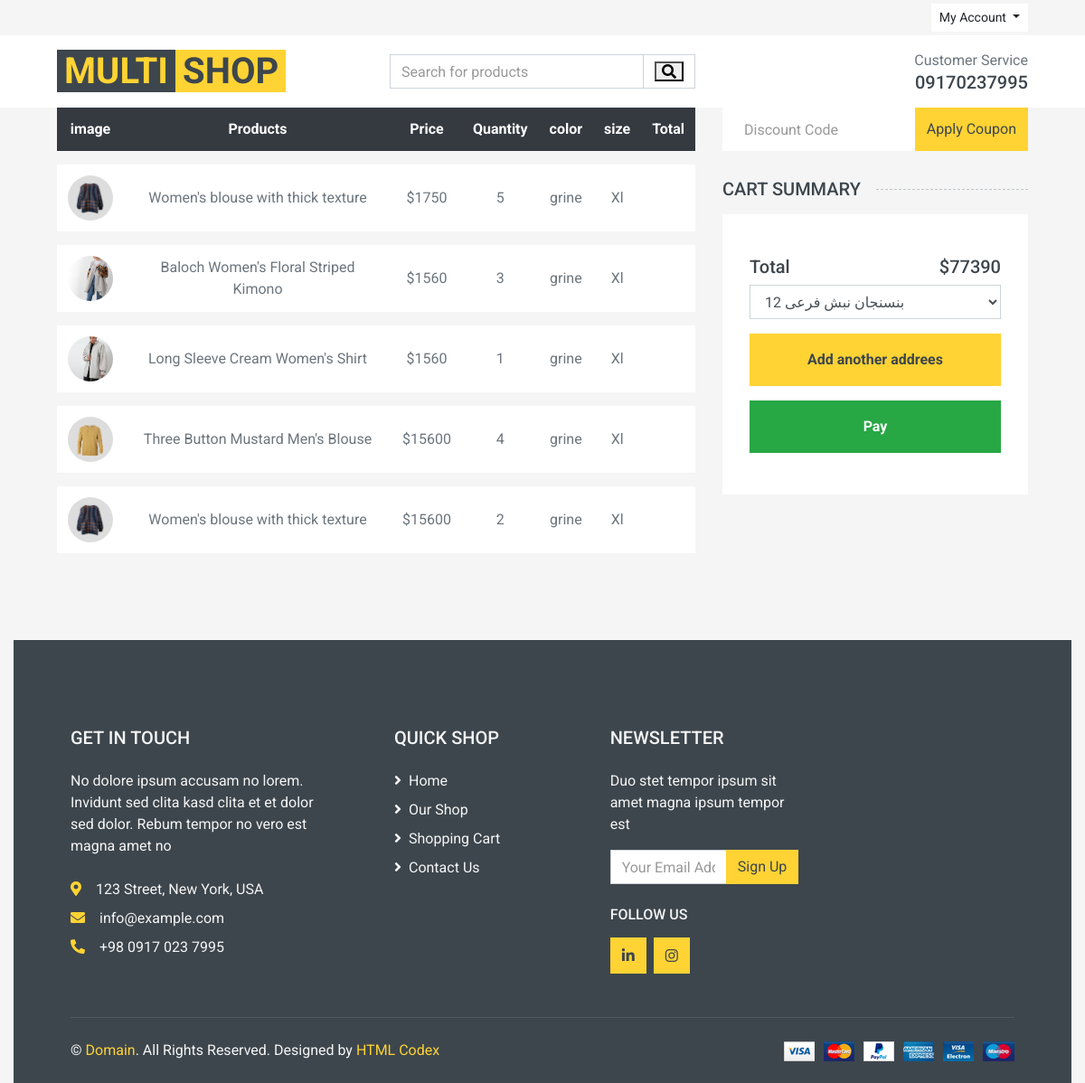
The page /cart/order/22 (signed in) on the database its author committed.
### cart/models.py (models this page shows, shortened)
class OrderItem(models.Model):
    order = models.ForeignKey(Order, on_delete=models.CASCADE, related_name='items')
    product = models.ForeignKey(Product, on_delete=models.CASCADE, related_name='item')
    size = models.CharField(max_length=12)
    color = models.CharField(max_length=12)
    quantity = models.SmallIntegerField(default=0)
    price = models.PositiveIntegerField()

class Order(models.Model):
    user = models.ForeignKey(User, on_delete=models.CASCADE, related_name='orders')
    total_price = models.IntegerField(default=0)
    created_at = models.DateTimeField(auto_now_add=True)
    is_paid = models.BooleanField(default=False)
    status = models.BooleanField(default=False)
    address = models.TextField(blank=True, null=True)

### product/models.py (models this page shows, shortened)
class Product(models.Model):
    featured = models.BooleanField(default=False)
    title = models.CharField(max_length=100, blank=True, null=True)
    category = models.ManyToManyField(Category, null=True, blank=True)
    description = models.TextField(null=True, blank=True)
    price = models.IntegerField(null=True, blank=True)
    discount = models.SmallIntegerField(null=True, blank=True)
    image = models.ImageField(null=True)
    size = models.ManyToManyField(Size, related_name="products", null=True, blank=True)
    color = models.ManyToManyField(Color, related_name="color", blank=True, null=True)
    status = models.BooleanField(null=True, default=True)
    created_at = models.DateTimeField(auto_now_add=True, blank=True, null=True)

### cart/views.py (the view)
# urls.py: path("order/<int:pk>", views.OrderDetailView.as_view(), name='order_detail'),
class OrderDetailView(LoginRequiredMixin, View):
    def get(self, request, pk):
        order = get_object_or_404(Order, id=pk)
        return render(request, 'cart/order_detail.html', {'order': order})

### account/models.py (called while the page is built)
    def __str__(self):
        return self.address

### context_processrs/context_procssers.py (called while the page is built)
def number_product_user(request):
    order = OrderItem.objects.all()
    return {'number_product': order}

def featured_category(request):
    category = Category.objects.filter(featured=True).order_by('-created_at')[:3]
    return {"fc": category}

def featured_product_list(request):
    featured = Product.objects.filter(featured=True)
    return {"fp": featured}

def recent_product(request):
    recent_product_list = Product.objects.filter(status=True).order_by('-created_at')[:15]
    return {"rp": recent_product_list}

def featured_product(request):
    featured = Product.objects.filter(featured=True).order_by('-created_at')
    return {"fp_s": featured}

### cart/templates/cart/order_detail.html (shortened to what this page needs)
{% extends "base.html" %}
{% load static %}
{% block main %}
    <div class="container-fluid">
        <div class="row px-xl-5">
            <div class="col-lg-8 table-responsive mb-5">
                <table class="table table-light table-borderless table-hover text-center mb-0">
                    <thead class="thead-dark">
                    <tr>
                        <th>image</th>
                        <th>Products</th>
                        <th>Price</th>
                        <th>Quantity</th>
                        <th>color</th>
                        <th>size</th>
                        <th>Total</th>
                    </tr>
                    </thead>
                    <tbody class="align-middle">
                    {% for item in order.items.all %}
                        <tr>
                            <td class="align-middle"><img src="{{ item.product.image.url }}" alt=""
                                                          style="width: 50px;border-radius: 100%"></td>
                            <td class="align-middle">{{ item.product.title }}</td>
                            <td class="align-middle">${{ item.price }}</td>
                            <td class="align-middle">{{ item.quantity }}</td>
                            <td class="align-middle">{{ item.color }}</td>
                            <td class="align-middle">{{ item.size }}</td>
                            <td class="align-middle">{{ item.total }}</td>
                        </tr>
                    {% endfor %}
                    </tbody>
                </table>
            </div>
            <div class="col-lg-4">
                <form class="mb-30" method="post" action="{% url "cart:apply_discount" order.id %}">
                    <div class="input-group">
                        <input type="text" class="form-control border-0 p-4" name="discount_code"
                               placeholder="Discount Code">
                        <div class="input-group-append">
                            <button class="btn btn-primary">Apply Coupon</button>
                        </div>
                    </div>
                </form>
                <h5 class="section-title position-relative text-uppercase mb-3"><span class="bg-secondary pr-3">Cart Summary</span>
                </h5>
                <div class="bg-light p-30 mb-5">
                    <div class="pt-2">
                        <div class="d-flex justify-content-between mt-2">
                            <h5>Total</h5>
                            <h5>${{ order.total_price }}</h5>
                        </div>
                            {% if request.user.addresses.all %}
                                <select name="address" class="form-control" aria-label="Default select example">
                                    {% for address in request.user.addresses.all %}
                                        <option value="{{ address }}">{{ address }}</option>
                                    {% endfor %}
                                </select>
                                <a href="{% url "add_address" %}?next={% url "cart:order_detail" order.id %}"
                                   class="btn btn-block btn-primary font-weight-bold my-3 py-3">Add another addrees</a>
                                {% if request.user.addresses.all %}
                                    <button onclick="warning()" class="btn btn-block btn-success font-weight-bold my-3 py-3">Pay</button>
                                {% endif %}
                            {% endif %}
                </div>
            </div>
        </div>
    </div>
{% endblock %}

### rows shown on the page
OrderItem: product.image (picture), product "Women's blouse with thick texture", price "1750", quantity "5", color "grine", size "Xl"
OrderItem: product.image (picture), product "Baloch Women's Floral Striped Kimono", price "1560", quantity "3", color "grine", size "Xl"
OrderItem: product.image (picture), product "Long Sleeve Cream Women's Shirt", price "1560", quantity "1", color "grine", size "Xl"
OrderItem: product.image (picture), product "Three Button Mustard Men's Blouse", price "15600", quantity "4", color "grine", size "Xl"
OrderItem: product.image (picture), product "Women's blouse with thick texture", price "15600", quantity "2", color "grine", size "Xl"
Order: total_price "77390"

### other values the page prints
form field address "بنسنجان نبش فرعی 12"
